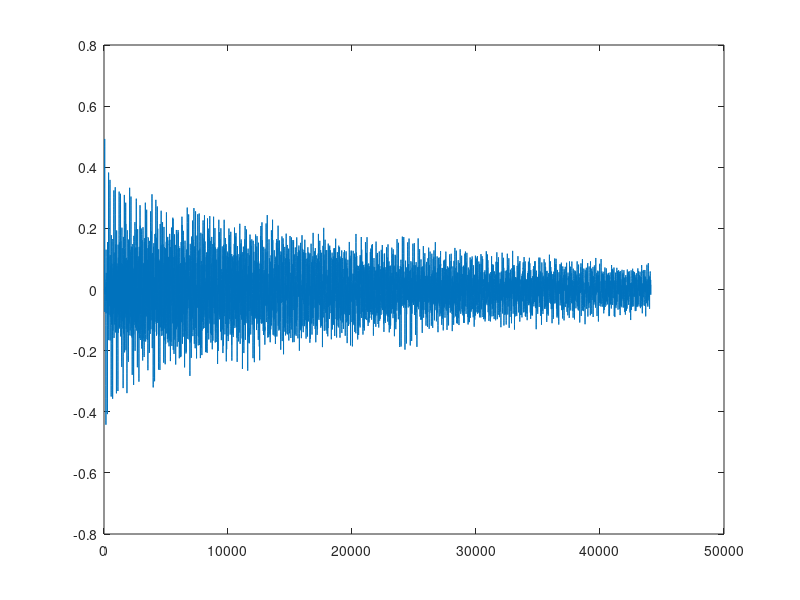

Here is the MATLAB script that generated this plot:
clear all;
close all;
clc

fs = 44100;
f0 = 100;               % fundamental freq
B = 0.0001;              % inharmonicity parameter (>0)x`
k = 1/fs;
T0 = 60;                % applied string tension
rho = 7700;             % material density
Area = 2.02682992e-7;   % string cross sectional area
c = sqrt(T0/(rho*Area));
h = c*k;                % calculate grid spacing
L = 1;                  % scaling lenght
gamma = 2*f0;           % scaling
durration = 1;          % synthesised sound lenght in s
dur = fs*durration;
theta = 0.575;            % free parameter for the implicit scheme
loss = [100, 10; 1000, 8]; % loss [freq.(Hz), T60(s), freq.(Hz), T60(s)]
%% 
kappa=sqrt(B)*(gamma/pi);

% set scheme for loss parameters 
% zeta0,1  pg.189 Practical setting for decay times
% sigma0,1 pg.189 eq.7.29

zeta1 = (-gamma^2+sqrt(gamma^4+4*kappa^2*(2*pi*loss(1,1))^2))/(2*kappa^2);
zeta2 = (-gamma^2+sqrt(gamma^4+4*kappa^2*(2*pi*loss(2,1))^2))/(2*kappa^2);
sigma0 = 6*log(10)*(-zeta2/loss(1,2)+zeta1/loss(2,2))/(zeta1-zeta2);
sigma1 = 6*log(10)*(1/loss(1,2)-1/loss(2,2))/(zeta1-zeta2);

h = sqrt((gamma^2 * k^2 + sqrt(gamma^4 * k^4 + 16*kappa^2 * k^2 * (2*theta-1)))/(2*(2*theta - 1))); %eq.7.26 pg.188

%h = sqrt(2*kappa*k);
N = floor(1/h);
h = 1/N;

% intialise states of the system

uNext = zeros(N,1);
u = zeros(N,1);
width = floor(N/10);
excitationRange = 1:width;
u(excitationRange + floor(N/5)) = hann(width);
uPrev = u;
plot(u)

% initialise output
out = zeros(dur,1);
outPos = floor(N/2);
uSlMult = (((-2*gamma^2)/h^2 - 6*kappa^2/h^4 - 4*sigma1/(k*h^2))*k^2 + 2)/(k*sigma0 + 1);
uSl1Mult = (gamma^2/h^2 + 4*kappa^2/h^4 + 2*sigma1/(k*h^2))*k^2/(k*sigma0 + 1);
uSl2Mult = -1*k^2*kappa^2/((k*sigma0 + 1)*h^4);
uSPrevlMult = ((4*sigma1*k^2)/(k*h^2) + k*sigma0 - 1)/(k*sigma0 + 1);
uSPrevl1Mult = ((-2*sigma1*k^2)*1/(k*h^2))/(k*sigma0 + 1);
l = 3:N-2;
%% loopty loop 
for n = 1:dur
    uNext(l) = (1/(sigma0*k + 1)) * (((gamma^2 * (u(l+1) - 2*u(l) + u(l-1))/h^2) - ...
        (kappa^2 * (u(l+2) - 4*u(l+1) + 6*u(l) - 4*u(l-1) + u(l-2))/h^4) + ...
        (2*sigma1 * (u(l+1) - 2*u(l) + u(l-1) - uPrev(l+1) + 2*uPrev(l) - uPrev(l-1))/k*h^2))*k^2 + ...
        sigma0*k*uPrev(l) + 2*u(l) - uPrev(l)); % eq. 7.30(a) pg.190 
%     uNext(l) = u(l)*uSlMult + (u(l-1) + u(l+1))*uSl1Mult + (u(l-2) + u(l+2))*uSl2Mult + ...
%         uPrev(l)*uSPrevlMult + (uPrev(l-1)+ uPrev(l+1))*uSPrevl1Mult;
    out(n) = uNext(outPos);
%     plot(uNext);
%     ylim([-1,1]);
%     drawnow;
    
    uPrev  = u;
    u = uNext;
end
plot(out)